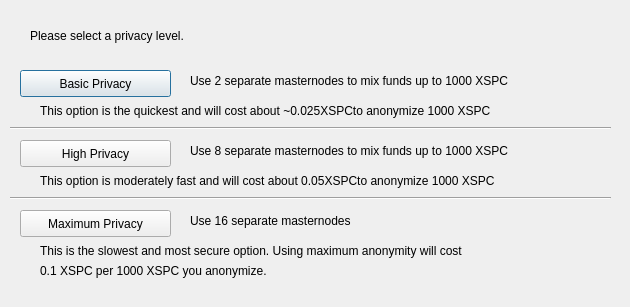
<?xml version="1.0" encoding="UTF-8"?>
<ui version="4.0">
 <class>DarksendConfig</class>
 <widget class="QDialog" name="DarksendConfig">
  <property name="geometry">
   <rect>
    <x>0</x>
    <y>0</y>
    <width>630</width>
    <height>307</height>
   </rect>
  </property>
  <property name="windowTitle">
   <string>Configure Darksend</string>
  </property>
  <widget class="QPushButton" name="buttonBasic">
   <property name="geometry">
    <rect>
     <x>20</x>
     <y>70</y>
     <width>151</width>
     <height>27</height>
    </rect>
   </property>
   <property name="text">
    <string>Basic Privacy</string>
   </property>
  </widget>
  <widget class="QPushButton" name="buttonHigh">
   <property name="geometry">
    <rect>
     <x>20</x>
     <y>140</y>
     <width>151</width>
     <height>27</height>
    </rect>
   </property>
   <property name="text">
    <string>High Privacy</string>
   </property>
  </widget>
  <widget class="QPushButton" name="buttonMax">
   <property name="geometry">
    <rect>
     <x>20</x>
     <y>210</y>
     <width>151</width>
     <height>27</height>
    </rect>
   </property>
   <property name="text">
    <string>Maximum Privacy</string>
   </property>
  </widget>
  <widget class="QLabel" name="label">
   <property name="geometry">
    <rect>
     <x>30</x>
     <y>20</y>
     <width>571</width>
     <height>31</height>
    </rect>
   </property>
   <property name="text">
    <string>Please select a privacy level.</string>
   </property>
  </widget>
  <widget class="QLabel" name="label_2">
   <property name="geometry">
    <rect>
     <x>190</x>
     <y>70</y>
     <width>421</width>
     <height>21</height>
    </rect>
   </property>
   <property name="text">
    <string>Use 2 separate masternodes to mix funds up to 1000 XSPC</string>
   </property>
  </widget>
  <widget class="QLabel" name="label_3">
   <property name="geometry">
    <rect>
     <x>190</x>
     <y>140</y>
     <width>411</width>
     <height>21</height>
    </rect>
   </property>
   <property name="text">
    <string>Use 8 separate masternodes to mix funds up to 1000 XSPC</string>
   </property>
  </widget>
  <widget class="QLabel" name="label_4">
   <property name="geometry">
    <rect>
     <x>190</x>
     <y>210</y>
     <width>421</width>
     <height>21</height>
    </rect>
   </property>
   <property name="text">
    <string>Use 16 separate masternodes</string>
   </property>
  </widget>
  <widget class="QLabel" name="label_6">
   <property name="geometry">
    <rect>
     <x>40</x>
     <y>100</y>
     <width>561</width>
     <height>21</height>
    </rect>
   </property>
   <property name="text">
    <string>This option is the quickest and will cost about ~0.025XSPCto anonymize 1000 XSPC</string>
   </property>
  </widget>
  <widget class="QLabel" name="label_7">
   <property name="geometry">
    <rect>
     <x>40</x>
     <y>170</y>
     <width>561</width>
     <height>21</height>
    </rect>
   </property>
   <property name="text">
    <string>This option is moderately fast and will cost about 0.05XSPCto anonymize 1000 XSPC</string>
   </property>
  </widget>
  <widget class="QLabel" name="label_8">
   <property name="geometry">
    <rect>
     <x>40</x>
     <y>240</y>
     <width>561</width>
     <height>21</height>
    </rect>
   </property>
   <property name="text">
    <string>This is the slowest and most secure option. Using maximum anonymity will cost</string>
   </property>
  </widget>
  <widget class="QLabel" name="label_9">
   <property name="geometry">
    <rect>
     <x>40</x>
     <y>260</y>
     <width>561</width>
     <height>21</height>
    </rect>
   </property>
   <property name="text">
    <string>0.1 XSPC per 1000 XSPC you anonymize.</string>
   </property>
  </widget>
  <widget class="Line" name="line">
   <property name="geometry">
    <rect>
     <x>10</x>
     <y>120</y>
     <width>601</width>
     <height>16</height>
    </rect>
   </property>
   <property name="orientation">
    <enum>Qt::Horizontal</enum>
   </property>
  </widget>
  <widget class="Line" name="line_2">
   <property name="geometry">
    <rect>
     <x>10</x>
     <y>190</y>
     <width>601</width>
     <height>16</height>
    </rect>
   </property>
   <property name="orientation">
    <enum>Qt::Horizontal</enum>
   </property>
  </widget>
 </widget>
 <resources/>
 <connections/>
</ui>
